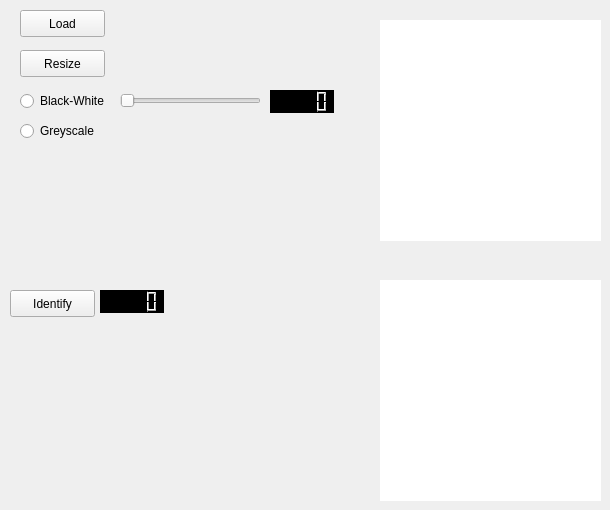
    <widget class="QWidget" name="tab">
     <attribute name="title">
      <string>Image</string>
     </attribute>
     <widget class="QPushButton" name="Crop_Button">
      <property name="geometry">
       <rect>
        <x>20</x>
        <y>50</y>
        <width>85</width>
        <height>27</height>
       </rect>
      </property>
      <property name="toolTip">
       <string>Resize</string>
      </property>
      <property name="text">
       <string>Resize</string>
      </property>
     </widget>
     <widget class="QRadioButton" name="Zwart_Wit">
      <property name="geometry">
       <rect>
        <x>20</x>
        <y>90</y>
        <width>102</width>
        <height>22</height>
       </rect>
      </property>
      <property name="toolTip">
       <string>Black-White</string>
      </property>
      <property name="text">
       <string>Black-White</string>
      </property>
     </widget>
     <widget class="QRadioButton" name="Grijs_Waarden">
      <property name="geometry">
       <rect>
        <x>20</x>
        <y>120</y>
        <width>121</width>
        <height>22</height>
       </rect>
      </property>
      <property name="toolTip">
       <string>Greyscale</string>
      </property>
      <property name="text">
       <string>Greyscale</string>
      </property>
     </widget>
     <widget class="QPushButton" name="Load_Button">
      <property name="geometry">
       <rect>
        <x>20</x>
        <y>10</y>
        <width>85</width>
        <height>27</height>
       </rect>
      </property>
      <property name="toolTip">
       <string>Load</string>
      </property>
      <property name="text">
       <string>Load</string>
      </property>
     </widget>
     <widget class="QPushButton" name="Identificeer">
      <property name="geometry">
       <rect>
        <x>10</x>
        <y>290</y>
        <width>85</width>
        <height>27</height>
       </rect>
      </property>
      <property name="toolTip">
       <string>Identify</string>
      </property>
      <property name="text">
       <string>Identify</string>
      </property>
     </widget>
     <widget class="QLCDNumber" name="lcdNumber">
      <property name="geometry">
       <rect>
        <x>100</x>
        <y>290</y>
        <width>64</width>
        <height>23</height>
       </rect>
      </property>
      <property name="toolTip">
       <string>Identify</string>
      </property>
      <property name="styleSheet">
       <string notr="true">
background-color: rgb(0, 0, 0);
</string>
      </property>
     </widget>
     <widget class="QLabel" name="ImageDown">
      <property name="geometry">
       <rect>
        <x>380</x>
        <y>280</y>
        <width>221</width>
        <height>221</height>
       </rect>
      </property>
      <property name="toolTip">
       <string>Image</string>
      </property>
      <property name="styleSheet">
       <string notr="true">background-color: rgb(255, 255, 255);</string>
      </property>
      <property name="text">
       <string/>
      </property>
     </widget>
     <widget class="QLabel" name="ImageUp">
      <property name="geometry">
       <rect>
        <x>380</x>
        <y>20</y>
        <width>221</width>
        <height>221</height>
       </rect>
      </property>
      <property name="toolTip">
       <string>Image</string>
      </property>
      <property name="styleSheet">
       <string notr="true">background-color: rgb(255, 255, 255);</string>
      </property>
      <property name="text">
       <string/>
      </property>
     </widget>
     <widget class="QSlider" name="Threshold">
      <property name="geometry">
       <rect>
        <x>120</x>
        <y>90</y>
        <width>141</width>
        <height>21</height>
       </rect>
      </property>
      <property name="toolTip">
       <string>Threshold</string>
      </property>
      <property name="styleSheet">
       <string notr="true">selection-background-color: rgb(255, 170, 0);</string>
      </property>
      <property name="maximum">
       <number>255</number>
      </property>
      <property name="orientation">
       <enum>Qt::Horizontal</enum>
      </property>
     </widget>
     <widget class="QLCDNumber" name="Threshold_Display">
      <property name="geometry">
       <rect>
        <x>270</x>
        <y>90</y>
        <width>64</width>
        <height>23</height>
       </rect>
      </property>
      <property name="toolTip">
       <string>Threshold</string>
      </property>
      <property name="styleSheet">
       <string notr="true">background-color: rgb(0, 0, 0);</string>
      </property>
     </widget>
    </widget>
